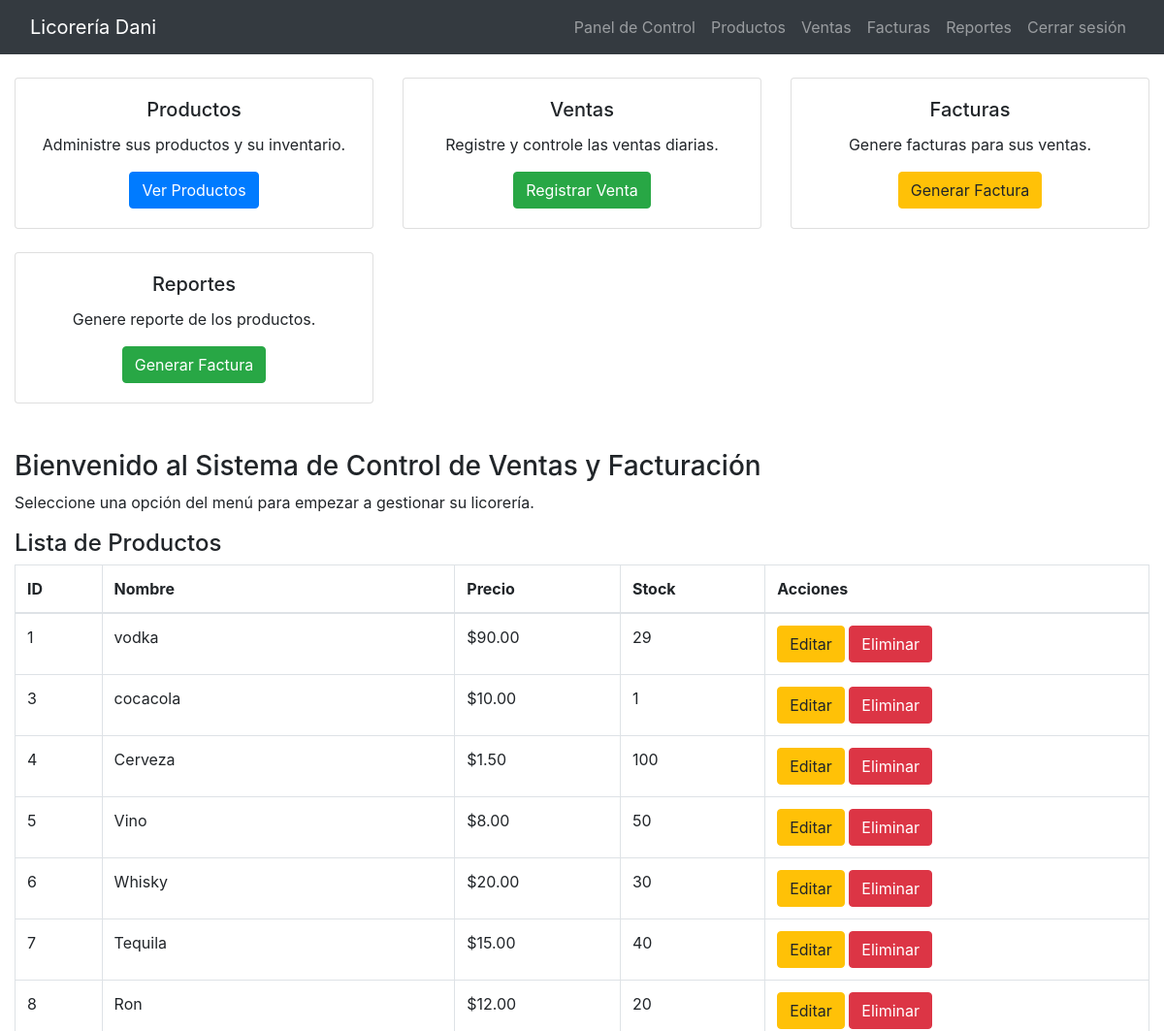
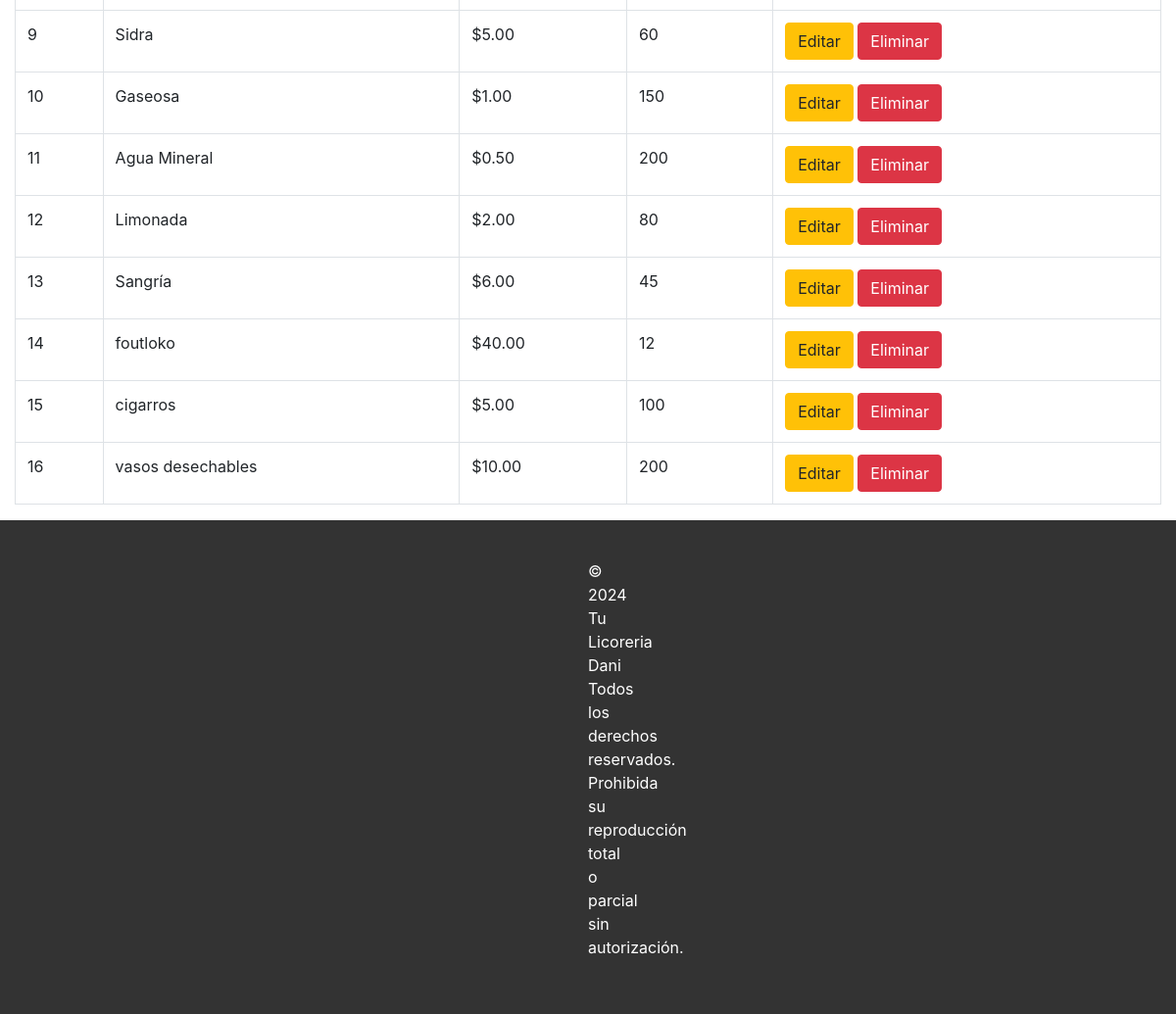
The page /admin.php (signed in) on the database its author committed (2 pictures, top to bottom).
### tables this page shows
CREATE TABLE `productos` (
  `id` int(11) NOT NULL,
  `nombre` varchar(100) NOT NULL,
  `precio` decimal(10,2) NOT NULL,
  `stock` int(11) NOT NULL
);

### admin.php (the view, shortened to what this page needs)
<?php
include 'connection.php';
$query = "SELECT * FROM productos";
$result = $conn->query($query);
?>
<!DOCTYPE html>
<html lang="es">
<head>
    <link href="https://stackpath.bootstrapcdn.com/bootstrap/4.5.2/css/bootstrap.min.css" rel="stylesheet">
    <link rel="stylesheet" href="admin.css">
</head>
<body>
    <nav class="navbar navbar-expand-lg navbar-dark bg-dark">
        <div class="container"><a class="navbar-brand" href="#">Licorería Dani</a>
        <div class="collapse navbar-collapse" id="navbarNav">
            <ul class="navbar-nav ml-auto">
                <li class="nav-item"><a class="nav-link" href="admin.php">Panel de Control</a></li>
                <li class="nav-item"><a class="nav-link" href="productos.php">Productos</a></li>
                <li class="nav-item"><a class="nav-link" href="ventas.php">Ventas</a></li>
                <li class="nav-item"><a class="nav-link" href="facturas.php">Facturas</a></li>
                <li class="nav-item"><a class="nav-link" href="reportes.php">Reportes</a></li>
                <li class="nav-item"><a class="nav-link" href="logout.php">Cerrar sesión</a></li>
            </ul>
        </div></div>
    </nav>
    <br>
    <div class="container">
        <div class="row text-center">
          <div class="col-md-4 mb-4">
            <div class="card">
              <div class="card-body">
                <h5 class="card-title">Productos</h5>
                <p class="card-text">
                  Administre sus productos y su inventario.
                </p>
                <a href="productos.php" class="btn btn-primary"
                  >Ver Productos</a
                >
              </div>
            </div>
          </div>
          <div class="col-md-4 mb-4">
            <div class="card">
              <div class="card-body">
                <h5 class="card-title">Ventas</h5>
                <p class="card-text">Registre y controle las ventas diarias.</p>
                <a href="ventas.php" class="btn btn-success">Registrar Venta</a>
              </div>
            </div>
          </div>
          <div class="col-md-4 mb-4">
            <div class="card">
              <div class="card-body">
                <h5 class="card-title">Facturas</h5>
                <p class="card-text">Genere facturas para sus ventas.</p>
                <a href="facturas.php" class="btn btn-warning"
                  >Generar Factura</a
                >
              </div>
            </div>
          </div>
          <div class="col-md-4 mb-4">
            <div class="card">
              <div class="card-body">
                <h5 class="card-title">Reportes</h5>
                <p class="card-text">Genere reporte de los productos.</p>
                <a href="reportes.php" class="btn btn-success"
                  >Generar Factura</a
                >
              </div>
            </div>
          </div>
        </div>
      </div>
    <div class="container mt-4">
        <h3>Bienvenido al Sistema de Control de Ventas y Facturación</h3>
        <p>Seleccione una opción del menú para empezar a gestionar su licorería.</p>
        <h4>Lista de Productos</h4>
        <table class="table table-bordered">
            <thead>
                <tr>
                    <th>ID</th>
                    <th>Nombre</th>
                    <th>Precio</th>
                    <th>Stock</th>
                    <th>Acciones</th>
                </tr>
            </thead>
            <tbody id="productos-lista">
                <?php
                if ($result->num_rows > 0) {
                    while($row = $result->fetch_assoc()) {
                        echo "<tr>
                            <td>{$row['id']}</td>
                            <td>{$row['nombre']}</td>
                            <td>\${$row['precio']}</td>
                            <td>{$row['stock']}</td>
                            <td>
                                <a href='editar_producto.php?id={$row['id']}' class='btn btn-warning'>Editar</a>
                                <a href='eliminar_producto.php?id={$row['id']}' class='btn btn-danger'>Eliminar</a>
                            </td>
                        </tr>";
                    }
                } else {
                    echo "<tr><td colspan='5'>No hay productos disponibles.</td></tr>";
                }
                ?>
            </tbody>
        </table>
    </div>
    <footer>
      <p>&copy; 2024 Tu Licoreria Dani Todos los derechos reservados. Prohibida su reproducción total o parcial sin autorización.</p>
    </footer>
</body>
</html>

### admin.css (style rules this page uses)
.container { max-width: 1200px; }
footer { background-color: #333; color: #fff; text-align: center; padding: 40px 600px; }

### rows shown on the page
productos: id "1", nombre "vodka", precio "90.00", stock "29"
productos: id "3", nombre "cocacola", precio "10.00", stock "1"
productos: id "4", nombre "Cerveza", precio "1.50", stock "100"
productos: id "5", nombre "Vino", precio "8.00", stock "50"
productos: id "6", nombre "Whisky", precio "20.00", stock "30"
productos: id "7", nombre "Tequila", precio "15.00", stock "40"
productos: id "8", nombre "Ron", precio "12.00", stock "20"
productos: id "9", nombre "Sidra", precio "5.00", stock "60"
productos: id "10", nombre "Gaseosa", precio "1.00", stock "150"
productos: id "11", nombre "Agua Mineral", precio "0.50", stock "200"
productos: id "12", nombre "Limonada", precio "2.00", stock "80"
productos: id "13", nombre "Sangría", precio "6.00", stock "45"
productos: id "14", nombre "foutloko", precio "40.00", stock "12"
productos: id "15", nombre "cigarros", precio "5.00", stock "100"
productos: id "16", nombre "vasos desechables", precio "10.00", stock "200"
